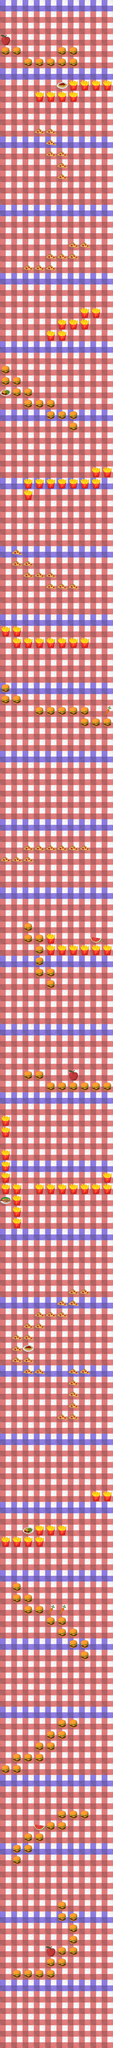

Tiled map render using the project's own tile images. Description and the map definition, with tile-layer contents summarised, below:
An orthogonal 10x180 tile map with 48x48 px tiles, 3 tile layers (Tile Layer 1, burgers, carrots) and 231 objects.

<map version="1.2" tiledversion="1.2.3" orientation="orthogonal" renderorder="right-down" width="10" height="180" tilewidth="48" tileheight="48" infinite="0" nextlayerid="6" nextobjectid="233">
 <tileset firstgid="1" name="TileSetFA" tilewidth="48" tileheight="48" tilecount="20" columns="5">
  <image source="TileSetFA.png" width="240" height="192" />
 </tileset>
 <layer id="1" name="Tile Layer 1" width="10" height="180">
  <data>[1800 cells, 1800 non-empty, 2 distinct tile ids]</data>
 </layer>
 <layer id="2" name="burgers" width="10" height="180">
  <data>[1800 cells, 218 non-empty, 3 distinct tile ids]</data>
 </layer>
 <layer id="3" name="carrots" width="10" height="180">
  <data>[1800 cells, 13 non-empty, 6 distinct tile ids]</data>
 </layer>
 <objectgroup id="4" name="ObjectLayer">
  <object id="1" x="57.3333" y="8308.67" width="27.3333" height="34" />
  <object id="2" x="106.333" y="8309.67" width="27.3333" height="34" />
  <object id="3" x="153.667" y="8311" width="27.3333" height="34" />
  <object id="4" x="201" y="8309.67" width="27.3333" height="34" />
  <object id="5" x="203.334" y="8264.33" width="27.3333" height="34" />
  <object id="6" x="250.667" y="8263" width="27.3333" height="34" />
  <object id="7" x="251.334" y="8216.33" width="27.3333" height="34" />
  <object id="8" x="298.667" y="8215" width="27.3333" height="34" />
  <object id="9" x="295.833" y="8163" width="27.3333" height="34" />
  <object id="10" x="298.167" y="8117.66" width="27.3333" height="34" />
  <object id="11" x="249.166" y="8069" width="27.3333" height="34" />
  <object id="12" x="251.5" y="8023.66" width="27.3333" height="34" />
  <object id="13" x="299" y="8072.33" width="27.3333" height="34" />
  <object id="14" x="55.833" y="7829" width="27.3333" height="34" />
  <object id="15" x="58.167" y="7783.66" width="27.3333" height="34" />
  <object id="16" x="105.166" y="7782.34" width="27.3333" height="34" />
  <object id="17" x="104.167" y="7734.33" width="27.3333" height="34" />
  <object id="18" x="153.667" y="7733" width="27.3333" height="34" />
  <object id="19" x="202.917" y="7688.33" width="27.3333" height="34" />
  <object id="20" x="252.417" y="7687" width="27.3333" height="34" />
  <object id="21" x="248.917" y="7637.66" width="27.3333" height="34" />
  <object id="22" x="298.417" y="7636.34" width="27.3333" height="34" />
  <object id="23" x="346.333" y="7637.67" width="27.3333" height="34" />
  <object id="24" x="10.25" y="7448.33" width="27.3333" height="34" />
  <object id="25" x="59.75" y="7447.01" width="27.3333" height="34" />
  <object id="26" x="59.5834" y="7399.74" width="24.9616" height="31.0499" />
  <object id="27" x="104.788" y="7398.54" width="24.9616" height="31.0499" />
  <object id="28" x="154.853" y="7400.48" width="24.9616" height="31.0499" />
  <object id="29" x="154.25" y="7351.74" width="24.9616" height="31.0499" />
  <object id="30" x="199.455" y="7350.54" width="24.9616" height="31.0499" />
  <object id="31" x="204.25" y="7304.41" width="24.9616" height="31.0499" />
  <object id="32" x="249.455" y="7303.21" width="24.9616" height="31.0499" />
  <object id="33" x="253.584" y="7257.08" width="24.9616" height="31.0499" />
  <object id="34" x="298.788" y="7255.88" width="24.9616" height="31.0499" />
  <object id="35" x="301.584" y="6919.74" width="24.9616" height="31.0499" />
  <object id="36" x="346.788" y="6918.54" width="24.9616" height="31.0499" />
  <object id="37" x="347.519" y="6967.81" width="24.9616" height="31.0499" />
  <object id="38" x="253.584" y="6872.41" width="24.9616" height="31.0499" />
  <object id="39" x="298.788" y="6871.21" width="24.9616" height="31.0499" />
  <object id="40" x="204.251" y="6823.74" width="24.9616" height="31.0499" />
  <object id="41" x="249.455" y="6822.54" width="24.9616" height="31.0499" />
  <object id="42" x="108.917" y="6777.74" width="24.9616" height="31.0499" />
  <object id="43" x="154.121" y="6776.54" width="24.9616" height="31.0499" />
  <object id="44" x="58.9172" y="6726.41" width="24.9616" height="31.0499" />
  <object id="45" x="106.788" y="6727.21" width="24.9616" height="31.0499" />
  <object id="46" x="59.5192" y="6679.81" width="24.9616" height="31.0499" />
  <object id="47" x="13.5839" y="6491.74" width="24.9616" height="31.0499" />
  <object id="48" x="58.7879" y="6490.54" width="24.9616" height="31.0499" />
  <object id="49" x="110.251" y="6491.08" width="24.9616" height="31.0499" />
  <object id="50" x="155.455" y="6489.88" width="24.9616" height="31.0499" />
  <object id="51" x="157.584" y="6442.41" width="24.9616" height="31.0499" />
  <object id="52" x="202.788" y="6441.21" width="24.9616" height="31.0499" />
  <object id="53" x="252.186" y="6442.48" width="24.9616" height="31.0499" />
  <object id="54" x="394.82" y="6296.51" width="24.9616" height="31.0499" />
  <object id="55" x="444.218" y="6297.78" width="24.9616" height="31.0499" />
  <object id="56" x="250.82" y="5961.84" width="24.9616" height="31.0499" />
  <object id="57" x="300.218" y="5963.11" width="24.9616" height="31.0499" />
  <object id="58" x="298.455" y="5913.54" width="24.9616" height="31.0499" />
  <object id="59" x="300.584" y="5866.07" width="24.9616" height="31.0499" />
  <object id="60" x="299.121" y="5816.88" width="24.9616" height="31.0499" />
  <object id="61" x="301.25" y="5769.41" width="24.9616" height="31.0499" />
  <object id="62" x="348.186" y="5771.14" width="24.9616" height="31.0499" />
  <object id="63" x="107.385" y="5768.94" width="24.9616" height="31.0499" />
  <object id="64" x="154.321" y="5770.67" width="24.9616" height="31.0499" />
  <object id="65" x="60.0512" y="5719.61" width="24.9616" height="31.0499" />
  <object id="66" x="106.987" y="5721.34" width="24.9616" height="31.0499" />
  <object id="67" x="59.0515" y="5674.28" width="24.9616" height="31.0499" />
  <object id="68" x="58.6535" y="5626.68" width="24.9616" height="31.0499" />
  <object id="69" x="105.718" y="5626.94" width="24.9616" height="31.0499" />
  <object id="70" x="105.32" y="5579.34" width="24.9616" height="31.0499" />
  <object id="71" x="156.385" y="5577.61" width="24.9616" height="31.0499" />
  <object id="72" x="155.987" y="5530.01" width="24.9616" height="31.0499" />
  <object id="73" x="203.987" y="5531.01" width="24.9616" height="31.0499" />
  <object id="74" x="251.051" y="5531.27" width="24.9616" height="31.0499" />
  <object id="75" x="251.987" y="5480.35" width="24.9616" height="31.0499" />
  <object id="76" x="299.051" y="5480.61" width="24.9616" height="31.0499" />
  <object id="77" x="299.32" y="5435.01" width="24.9616" height="31.0499" />
  <object id="78" x="346.385" y="5435.27" width="24.9616" height="31.0499" />
  <object id="79" x="60.218" y="5145.61" width="24.9616" height="31.0499" />
  <object id="80" x="59.2183" y="5100.28" width="24.9616" height="31.0499" />
  <object id="81" x="58.8203" y="5052.68" width="24.9616" height="31.0499" />
  <object id="82" x="10.8847" y="5000.27" width="24.9616" height="31.0499" />
  <object id="83" x="9.88502" y="4954.94" width="24.9616" height="31.0499" />
  <object id="84" x="9.48702" y="4907.34" width="24.9616" height="31.0499" />
  <object id="85" x="59.5192" y="5001.81" width="24.9616" height="31.0499" />
  <object id="86" x="12.1859" y="4855.81" width="24.9616" height="31.0499" />
  <object id="87" x="157.321" y="5002.51" width="24.9616" height="31.0499" />
  <object id="88" x="205.321" y="5003.51" width="24.9616" height="31.0499" />
  <object id="89" x="252.385" y="5003.77" width="24.9616" height="31.0499" />
  </objectgroup>
 <objectgroup id="5" name="ObjectLayer2">
  <!-- 13 objects omitted --></objectgroup>
</map>
<!-- 142 of 231 objects omitted -->
